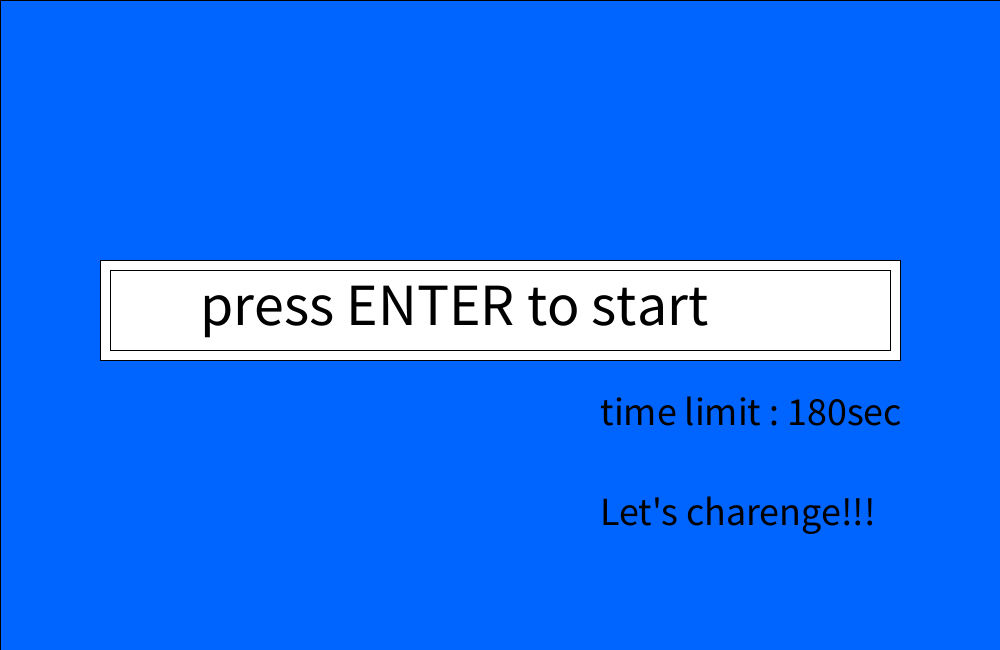
Frame 1 (no input)
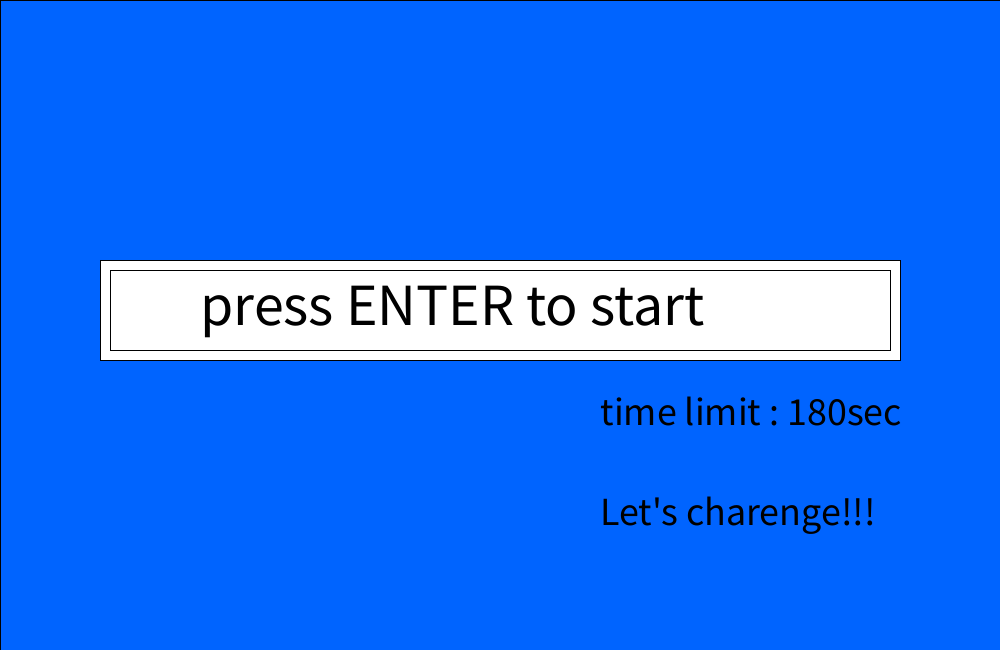
Frame 60 (the mouse pressed at the canvas centre just before this capture)
Frame 120 (the mouse held since frame 60 and released just before this capture): identical to frame 60, image omitted

The Processing sketch that drew these frames (run headless with seeded random() and noise(); from frame 60 on, the mouse is pressed at the canvas centre):

// Processing sketch: icegame
// ── icegame.pde
int [][]f1={{1, 1, 1, 1, 1, 1, 1, 1, 1, 1, 1, 1}, {1, 4, 0, 3, 0, 2, 0, 0, 0, 0, 0, 1}, {1, 0, 1, 1, 0, 1, 1, 0, 1, 1, 0, 1}, 
  {1, 3, 1, 1, 2, 1, 1, 0, 3, 2, 0, 1}, {1, 0, 3, 0, 0, 0, 0, 0, 1, 1, 3, 1}, {1, 0, 1, 1, 0, 1, 1, 2, 1, 1, 0, 1}
  , {1, 0, 1, 1, 3, 1, 1, 0, 0, 0, 0, 1}, {1, 0, 0, 0, 0, 1, 1, 3, 1, 1, 1, 1}, {1, 0, 1, 1, 0, 0, 2, 0, 0, 0, 0, 1}, 
  {1, 0, 1, 1, 3, 1, 1, 0, 1, 1, 0, 1}, //0yuka,1kabe,2ana,3ice,4start,5goal 
  {1, 0, 0, 2, 0, 0, 2, 0, 0, 2, 5, 1}, {1, 1, 1, 1, 1, 1, 1, 1, 1, 1, 1, 1}};
int [][]f2={{1, 1, 1, 1, 1, 1, 1, 1, 1, 1, 1, 1}, {1, 4, 3, 0, 0, 0, 0, 2, 0, 0, 2, 1}, {1, 3, 1, 1, 1, 1, 0, 1, 0, 1, 0, 1}, 
  {1, 0, 1, 1, 2, 1, 0, 1, 0, 1, 0, 1}, {1, 0, 0, 0, 0, 0, 0, 1, 3, 1, 3, 1}, {1, 0, 1, 1, 1, 0, 1, 1, 0, 0, 0, 1}
  , {1, 0, 1, 0, 0, 0, 1, 1, 0, 1, 0, 1}, {1, 0, 1, 3, 1, 1, 0, 0, 0, 1, 3, 1}, {1, 0, 1, 0, 0, 0, 0, 1, 3, 1, 0, 1}, 
  {1, 0, 1, 0, 1, 1, 1, 1, 0, 1, 0, 1}, 
  {1, 0, 3, 0, 3, 0, 0, 2, 0, 2, 5, 1}, {1, 1, 1, 1, 1, 1, 1, 1, 1, 1, 1, 1}};

int [][]f3={{1, 1, 1, 1, 1, 1, 1, 1, 1, 1, 1, 1}, {1, 4, 3, 3, 3, 1, 3, 3, 3, 3, 3, 1}, {1, 1, 1, 1, 3, 3, 3, 3, 1, 3, 3, 1}, 
  {1, 3, 3, 3, 1, 1, 1, 3, 3, 3, 1, 1}, {1, 3, 1, 3, 1, 1, 1, 3, 3, 3, 3, 1}, {1, 3, 1, 3, 1, 1, 1, 3, 3, 1, 3, 1}
  , {1, 3, 3, 3, 3, 3, 2, 1, 3, 3, 3, 1}, {1, 0, 0, 3, 2, 1, 1, 3, 3, 3, 3, 1}, {1, 3, 2, 3, 0, 1, 0, 3, 3, 3, 1, 1}, 
  {1, 3, 1, 1, 0, 0, 0, 3, 2, 3, 3, 1}, 
  {1, 3, 3, 3, 3, 3, 3, 3, 1, 3, 5, 1}, {1, 1, 1, 1, 1, 1, 1, 1, 1, 1, 1, 1}};

int [][]f4={{1, 1, 1, 1, 1, 1, 1, 1, 1, 1, 1, 1}, {1, 4, 1, 2, 0, 0, 0, 0, 1, 2, 2, 1}, {1, 0, 1, 0, 0, 1, 1, 0, 1, 0, 0, 1}, 
  {1, 0, 1, 0, 1, 0, 0, 0, 1, 0, 0, 1}, {1, 0, 1, 0, 1, 3, 1, 3, 1, 3, 3, 1}, {1, 0, 1, 0, 0, 0, 0, 0, 3, 0, 0, 1}
  , {1, 0, 1, 0, 1, 0, 1, 0, 1, 1, 0, 1}, {1, 0, 1, 3, 1, 2, 1, 3, 1, 1, 0, 1}, {1, 0, 1, 0, 0, 0, 0, 0, 0, 1, 0, 1}, 
  {1, 0, 1, 1, 1, 1, 1, 1, 0, 1, 0, 1}, 
  {1, 0, 3, 0, 0, 0, 0, 0, 0, 1, 5, 1}, {1, 1, 1, 1, 1, 1, 1, 1, 1, 1, 1, 1}};

int [][]f5={{1, 1, 1, 1, 1, 1, 1, 1, 1, 1, 1, 1}, {1, 4, 0, 0, 3, 0, 0, 0, 0, 0, 0, 1}, {1, 0, 1, 3, 1, 3, 1, 3, 1, 0, 3, 1}, 
  {1, 0, 3, 0, 0, 0, 2, 0, 3, 0, 0, 1}, {1, 0, 1, 3, 1, 3, 1, 3, 1, 2, 0, 1}, {1, 0, 0, 2, 0, 0, 0, 0, 3, 0, 0, 1}
  , {1, 3, 1, 3, 1, 3, 1, 3, 1, 0, 0, 1}, {1, 0, 0, 0, 3, 0, 0, 0, 3, 0, 2, 1}, {1, 3, 1, 0, 1, 3, 1, 3, 1, 1, 1, 1}, 
  {1, 0, 3, 0, 0, 0, 0, 0, 0, 0, 0, 1}, 
  {1, 2, 1, 1, 1, 2, 1, 2, 2, 1, 5, 1}, {1, 1, 1, 1, 1, 1, 1, 1, 1, 1, 1, 1}};

int fn=0;
int x=1, y=1;
int page=0;
int ct=0, t=180;
int di=0;
int icemode=0;

PImage b;

abstract class F {
  void drawc() {
    int cx=230+60*(x-1), cy=55+60*(y-1);
    fill(0);
    triangle(cx+30, cy-35, cx-30, cy-20, cx+15, cy+10);
    triangle(cx, cy-35, cx-30, cy+7, cx+30, cy);

    fill(0, 0, 255);
    triangle(cx, cy, cx-30, cy+30, cx+30, cy+30);
    fill(251, 185, 141);
    triangle(cx, cy+15, cx-20, cy, cx+20, cy);
    fill(0);
    ellipse(cx-7, cy+3, 5, 5);
    ellipse(cx+7, cy+3, 5, 5);

    fill(255, 255, 0);
    rect(cx-20, cy-10, 40, 10);
    fill(255, 0, 0);
    ellipse(cx, cy-5, 10, 10);

    fill(100);
    ellipse(cx+15, cy+20, 25, 25);
    ellipse(cx+15, cy+20, 15, 15);
    rect(cx-20, cy-5, 5, 30);
    rect(cx-25, cy+15, 15, 5);
    if (x==10 && y==10) {
      fn++;
      cx=230;
      cy=55;
      x=1;
      y=1;
    }
    if (t==0) {
      badend();
    }
  }

  void drawblock(int x, int y, int n) {
    if (n==0) {
      fill(120, 120, 120);
    } else if (n==1) {
      fill(103, 64, 39);
    } else if (n==2) {
      fill(0);
    } else if (n==3) {
      fill(5, 120, 240);
    } else if (n==4) {
      fill(255, 255, 0);
    } else {
      fill(255, 0, 0);
    }
    rect(y*60+140, x*60-35, 60, 60);
  }

  void printflore(int f) {
    fill(255);
    textSize(30);
    text("flore"+f, 40, 40);
  }

  void pitfall() {
    //cx=230;
    //cy=55;
    fn=1;
    x=1;
    y=1;
  }

  void badend() {
    fill(0);
    rect(0, 0, 1000, 850);
    fill(255);
    textSize(60);
    text("Y o u  L o s e", 300, height/2);
    if (frameCount / 10 % 2 == 0) { // frameCount % 2 == 0 だと速すぎ
      fill(0);
    } else {
      fill(255);
    }
    textSize(60);
    text("press ENTER to restart", 200, height-30);
    //noLoop();
  }

  abstract void d();
  abstract void action();
  abstract void movec(int n);
  abstract void ice();
}

class s extends F {
  void drawc() {
    //donothing
  }
  void d() {
    fill(0, 100, 255);
    rect(0, 0, 1000, 850);
    fill(255);
    rect(100, 260, 800, 100);
    fill(255);
    rect(110, 270, 780, 80);
    if (frameCount / 10 % 2 == 0) { // frameCount % 2 == 0 だと速すぎ
      fill(0);
    } else {
      fill(255);
    }
    //fill(0);
    textSize(60);
    text("press ENTER to start", 200, height/2);
    fill(0);
    textSize(40);
    text("time limit : 180sec", 600, height/2+100);
    text("Let's charenge!!!", 600, height/2+200);
  }
  void action() {
    //donothing
  }
  void movec(int n) {
    //n
  }

  void ice() {
    //n
  }
}


class F1 extends F {

  void d() {
    for (int i=0; i<12; i++) {
      for (int j=0; j<12; j++) {
        drawblock(i, j, f1[i][j]);
      }
    }
    printflore(1);
  }

  void action() {
    if (f1[y][x]==2) {
      pitfall();
    }
    if (f1[y][x]==3) {
      icemode=1;
    }
  }

  void movec(int n) {
    if (n==1) {
      if (f1[y][x+1]!=1) {
        //cx+=60;
        x++;
        di=1;
      }
    }
    if (n==2) {
      if (f1[y][x-1]!=1) {
        //cx-=60;
        x--;
        di=2;
      }
    }
    if (n==3) {
      if (f1[y+1][x]!=1) {
        //cy+=60;
        y++;
        di=3;
      }
    }
    if (n==4) {
      if (f1[y-1][x]!=1) {
        //cy-=60;
        y--;
        di=4;
      }
    }
  }

  void ice() {
    if (icemode==1) {
      if (f1[x][y]==4) {
        di=0;
        icemode=0;
      }
      if (di==1) {
        if (f1[y][x+1]!=1) {
          x++;
        } else {
          icemode=0;
        }
      }

      if (di==2) {
        if (f1[y][x-1]!=1) {
          x--;
        } else {
          icemode=0;
        }
      }

      if (di==3) {
        if (f1[y+1][x]!=1) {
          y++;
        } else {
          icemode=0;
        }
      }

      if (di==4) {
        if (f1[y-1][x]!=1) {
          y--;
        } else {
          icemode=0;
        }
      }
    }
  }
}

class F2 extends F {
  void d() {
    for (int i=0; i<12; i++) {
      for (int j=0; j<12; j++) {
        drawblock(i, j, f2[i][j]);
      }
    }
    printflore(2);
  }

  void action() {
    if (f2[y][x]==2) {
      pitfall();
    }
    if (f2[y][x]==3) {
      icemode=1;
    }
  }
  void movec(int n) {
    if (n==1) {
      if (f2[y][x+1]!=1) {
        //cx+=60;
        x++;
        di=1;
      }
    }
    if (n==2) {
      if (f2[y][x-1]!=1) {
        //cx-=60;
        x--;
        di=2;
      }
    }
    if (n==3) {
      if (f2[y+1][x]!=1) {
        //cy+=60;
        y++;
        di=3;
      }
    }
    if (n==4) {
      if (f2[y-1][x]!=1) {
        //cy-=60;
        y--;
        di=4;
      }
    }
  }

  void ice() {
    if (icemode==1) {
      if (f2[x][y]==4) {
        di=0;
        icemode=0;
      }
      if (di==1) {
        if (f2[y][x+1]!=1) {
          x++;
        } else {
          icemode=0;
        }
      }

      if (di==2) {
        if (f2[y][x-1]!=1) {
          x--;
        } else {
          icemode=0;
        }
      }

      if (di==3) {
        if (f2[y+1][x]!=1) {
          y++;
        } else {
          icemode=0;
        }
      }

      if (di==4) {
        if (f2[y-1][x]!=1) {
          y--;
        } else {
          icemode=0;
        }
      }
    }
  }
}


class F4 extends F {

  void d() {
    for (int i=0; i<12; i++) {
      for (int j=0; j<12; j++) {
        drawblock(i, j, f4[i][j]);
      }
    }
    printflore(4);
  }

  void action() {
    if (f4[y][x]==2) {
      pitfall();
    }
    if (f4[y][x]==3) {
      icemode=1;
    }
  }

  void movec(int n) {
    if (n==1) {
      if (f4[y][x+1]!=1) {
        //cx+=60;
        x++;
        di=1;
      }
    }
    if (n==2) {
      if (f4[y][x-1]!=1) {
        //cx-=60;
        x--;
        di=2;
      }
    }
    if (n==3) {
      if (f4[y+1][x]!=1) {
        //cy+=60;
        y++;
        di=3;
      }
    }
    if (n==4) {
      if (f4[y-1][x]!=1) {
        //cy-=60;
        y--;
        di=4;
      }
    }
  }

  void ice() {
    if (icemode==1) {
      if (f4[x][y]==4) {
        di=0;
        icemode=0;
      }
      if (di==1) {
        if (f4[y][x+1]!=1) {
          x++;
        } else {
          icemode=0;
        }
      }

      if (di==2) {
        if (f4[y][x-1]!=1) {
          x--;
        } else {
          icemode=0;
        }
      }

      if (di==3) {
        if (f4[y+1][x]!=1) {
          y++;
        } else {
          icemode=0;
        }
      }

      if (di==4) {
        if (f4[y-1][x]!=1) {
          y--;
        } else {
          icemode=0;
        }
      }
    }
  }
}

class F3 extends F {
  void d() {
    for (int i=0; i<12; i++) {
      for (int j=0; j<12; j++) {
        drawblock(i, j, f3[i][j]);
      }
    }
    printflore(3);
  }

  void action() {
    if (f3[y][x]==2) {
      pitfall();
    }
    if (f3[y][x]==3) {
      icemode=1;
    }
  }
  void movec(int n) {
    if (n==1) {
      if (f3[y][x+1]!=1) {
        //cx+=60;
        x++;
        di=1;
      }
    }
    if (n==2) {
      if (f3[y][x-1]!=1) {
        //cx-=60;
        x--;
        di=2;
      }
    }
    if (n==3) {
      if (f3[y+1][x]!=1) {
        //cy+=60;
        y++;
        di=3;
      }
    }
    if (n==4) {
      if (f3[y-1][x]!=1) {
        //cy-=60;
        y--;
        di=4;
      }
    }
  }

  void ice() {
    if (icemode==1) {
      if (f3[x][y]==4) {
        di=0;
        icemode=0;
      }
      if (di==1) {
        if (f3[y][x+1]!=1) {
          x++;
        } else {
          icemode=0;
        }
      }

      if (di==2) {
        if (f3[y][x-1]!=1) {
          x--;
        } else {
          icemode=0;
        }
      }

      if (di==3) {
        if (f3[y+1][x]!=1) {
          y++;
        } else {
          icemode=0;
        }
      }

      if (di==4) {
        if (f3[y-1][x]!=1) {
          y--;
        } else {
          icemode=0;
        }
      }
    }
  }
}

class F5 extends F {
  void d() {
    for (int i=0; i<12; i++) {
      for (int j=0; j<12; j++) {
        drawblock(i, j, f5[i][j]);
      }
    }
    printflore(5);
  }

  void action() {
    if (f5[y][x]==2) {
      pitfall();
    }
    if (f5[y][x]==3) {
      icemode=1;
    }
  }
  void movec(int n) {
    if (n==1) {
      if (f5[y][x+1]!=1) {
        //cx+=60;
        x++;
        di=1;
      }
    }
    if (n==2) {
      if (f5[y][x-1]!=1) {
        //cx-=60;
        x--;
        di=2;
      }
    }
    if (n==3) {
      if (f5[y+1][x]!=1) {
        //cy+=60;
        y++;
        di=3;
      }
    }
    if (n==4) {
      if (f5[y-1][x]!=1) {
        //cy-=60;
        y--;
        di=4;
      }
    }
  }

  void ice() {
    if (icemode==1) {
      if (f5[x][y]==4) {
        di=0;
        icemode=0;
      }
      if (di==1) {
        if (f5[y][x+1]!=1) {
          x++;
        } else {
          icemode=0;
        }
      }

      if (di==2) {
        if (f5[y][x-1]!=1) {
          x--;
        } else {
          icemode=0;
        }
      }

      if (di==3) {
        if (f5[y+1][x]!=1) {
          y++;
        } else {
          icemode=0;
        }
      }

      if (di==4) {
        if (f5[y-1][x]!=1) {
          y--;
        } else {
          icemode=0;
        }
      }
    }
  }
}








class g extends F {
  int hx=500, hy=650;

  void drawc() {
    //donothing
  }
  void d() {
    fill(255);
    rect(0, 0, 1000, 850);
    fill(255, 250, 0);
    if (hy>=50) {
      for (int i=0; i<255; i++) {
        noStroke();
        fill(255, 255, 255-i);
        ellipse(hx, hy-i, 20, 20);
      }
    }

    if (hy<=50) {
      for (int j=0; j<=500; j++) {
        float X=random(200, 800);
        float Y=random(25, 625);
        if ((height/2-Y)*(height/2-Y)+(width/2-X)*(width/2-X)<=90000) {
          if (frameCount / 10 % 2 == 0) { // frameCount % 2 == 0 だと速すぎ
            fill(255);
          } else {
            fill(255, 255, 0);
          }
        } else {
          fill(255);
        }
        noStroke();
        ellipse(X, Y, 10, 10);
      }
      if (frameCount / 10 % 2 == 0) { // frameCount % 2 == 0 だと速すぎ
      fill(0);
    } else {
      fill(255);
    }
      textSize(60);
      text("press ENTER to restart", 200, height-30);
    }
    fill(0);
    textSize(60);
    text("Y o u  W i n", 300, height/2);
    hy-=3;
  }

  void action() {
    //donothing
  }
  void movec(int n) {
    //n
  }

  void ice() {
    //n
  }
}

F [] f;
void setup() {
  size(1000, 650);
  f=new F[7];
  f[0]=new s();
  f[1]=new F1();
  f[2]=new F2();
  f[3]=new F3();
  f[4]=new F4();
  f[5]=new F5();
  f[6]=new g();
}

void draw() {
  background(0);
  if (fn>0) {
    timecp();
  }
  if (t<=0) {
    f[fn].badend();
  } else {
    f[fn].d();
    f[fn].drawc();
    f[fn].action();
    f[fn].ice();
  }
  //println(x, y);
}



void keyPressed() {
  if (fn==0 && key==ENTER) {
    fn++;
  } 

  if (fn==6 && key==ENTER) {
    fn=0;
    t=180;
    x=1;
    y=1;
    stroke(0);
  }

  if (t<=0 && key==ENTER) {
    fn=0;
    t=180;
    x=1;
    y=1;
    stroke(0);
  }
  if (keyCode==RIGHT) {
    f[fn].movec(2);
  } else if (keyCode==LEFT) {
    f[fn].movec(1);
  } 
  if (keyCode==DOWN) {
    f[fn].movec(4);
  } else if (keyCode==UP) {
    f[fn].movec(3);
  }
}

void timecp() {
  if (ct!=60) {
    ct++;
  } else {
    t--;
    ct=0;
  }
  fill(255);
  textSize(20);
  text(t, 40, 80);
}
